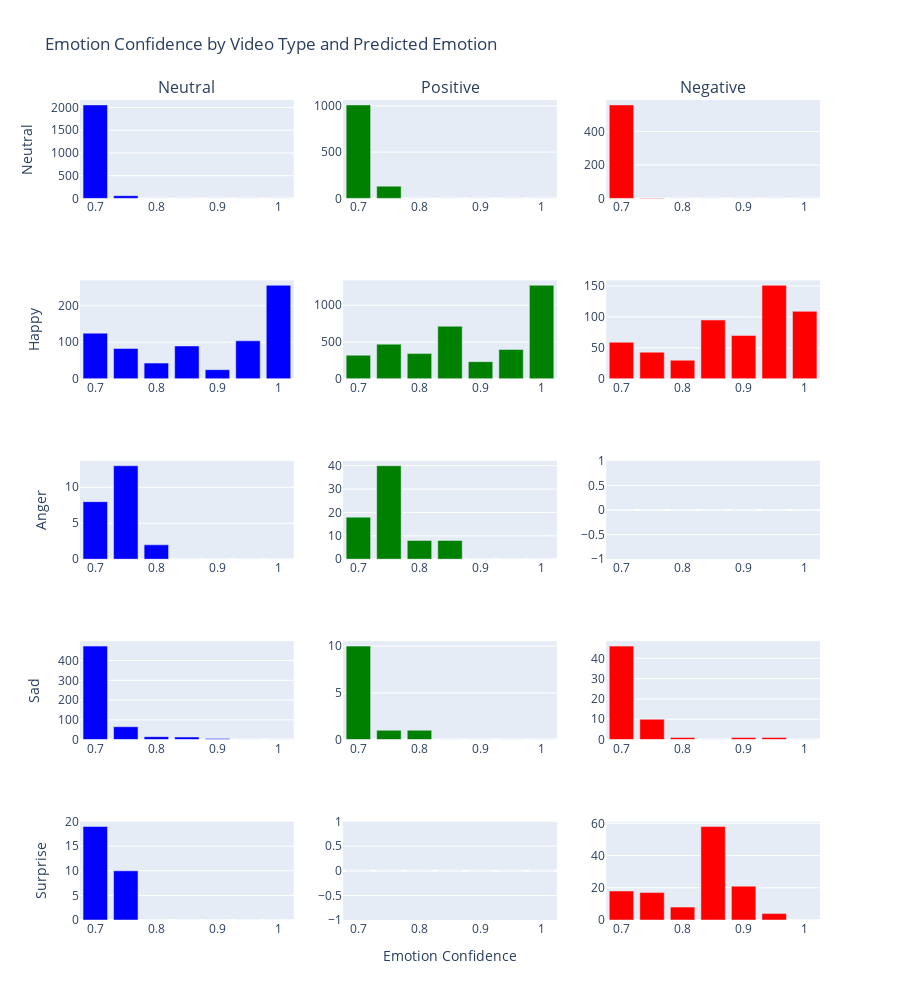

Notebook code cell kept with this figure:
### Code cell
bins = [0.7, 0.75, 0.8, 0.825, 0.875, 0.9, 0.95, 1.0]
labels = [0.7, 0.75, 0.8, 0.85, 0.9, 0.95, 1.0]


fig = make_subplots(rows=5, cols=3,
                    subplot_titles=('Neutral','Positive','Negative'))
emotions = ['neutral','positive','negative']
colors = ['blue', 'green', 'red']
for i, emotion in enumerate(emotions):
    tmp = data_df[data_df['video_type'] == emotion]
    for j, pred_emotion in enumerate(data_df['pred_emotion'].unique()):
        tmp2 = tmp[tmp['pred_emotion'] == pred_emotion]
        
        tmp2['emotion_confidence'] = pd.cut(tmp['emotion_confidence'].astype(float), bins=bins, labels=labels)
        grp = tmp2.groupby('emotion_confidence').video_id.count().reset_index().rename(columns={'video_id':'count'})
        fig.add_trace(go.Bar(x=list(grp['emotion_confidence']),
                             y=list(grp['count']),
                             marker = {'color' : colors[i]}),
                      row=j + 1, col=i + 1)
        if i == 0:
            fig.update_yaxes(title_text=pred_emotion.title(), row=j + 1, col=1)

fig.update_layout(title_text='Emotion Confidence by Video Type and Predicted Emotion', showlegend=False,
                 height=1000)
fig.update_xaxes(title_text='Emotion Confidence', row=5, col=2)
fig.show()

### Figure 1 — Plotly figure (JSON) as saved in the notebook; plotly's stock layout.template omitted (floating-point values rounded to 4 significant figures)
{"data": [{"marker": {"color": "blue"}, "type": "bar", "x": [0.7, 0.75, 0.8, 0.85, 0.9, 0.95, 1], "xaxis": "x", "y": [2058, 60, 0, 0, 0, 0, 0], "yaxis": "y"}, {"marker": {"color": "blue"}, "type": "bar", "x": [0.7, 0.75, 0.8, 0.85, 0.9, 0.95, 1], "xaxis": "x4", "y": [125, 83, 43, 90, 25, 104, 256], "yaxis": "y4"}, {"marker": {"color": "blue"}, "type": "bar", "x": [0.7, 0.75, 0.8, 0.85, 0.9, 0.95, 1], "xaxis": "x7", "y": [8, 13, 2, 0, 0, 0, 0], "yaxis": "y7"}, {"marker": {"color": "blue"}, "type": "bar", "x": [0.7, 0.75, 0.8, 0.85, 0.9, 0.95, 1], "xaxis": "x10", "y": [473, 65, 15, 13, 6, 1, 0], "yaxis": "y10"}, {"marker": {"color": "blue"}, "type": "bar", "x": [0.7, 0.75, 0.8, 0.85, 0.9, 0.95, 1], "xaxis": "x13", "y": [19, 10, 0, 0, 0, 0, 0], "yaxis": "y13"}, {"marker": {"color": "green"}, "type": "bar", "x": [0.7, 0.75, 0.8, 0.85, 0.9, 0.95, 1], "xaxis": "x2", "y": [1010, 132, 0, 0, 0, 0, 0], "yaxis": "y2"}, {"marker": {"color": "green"}, "type": "bar", "x": [0.7, 0.75, 0.8, 0.85, 0.9, 0.95, 1], "xaxis": "x5", "y": [320, 471, 343, 714, 233, 398, 1270], "yaxis": "y5"}, {"marker": {"color": "green"}, "type": "bar", "x": [0.7, 0.75, 0.8, 0.85, 0.9, 0.95, 1], "xaxis": "x8", "y": [18, 40, 8, 8, 0, 0, 0], "yaxis": "y8"}, {"marker": {"color": "green"}, "type": "bar", "x": [0.7, 0.75, 0.8, 0.85, 0.9, 0.95, 1], "xaxis": "x11", "y": [10, 1, 1, 0, 0, 0, 0], "yaxis": "y11"}, {"marker": {"color": "green"}, "type": "bar", "x": [0.7, 0.75, 0.8, 0.85, 0.9, 0.95, 1], "xaxis": "x14", "y": [0, 0, 0, 0, 0, 0, 0], "yaxis": "y14"}, {"marker": {"color": "red"}, "type": "bar", "x": [0.7, 0.75, 0.8, 0.85, 0.9, 0.95, 1], "xaxis": "x3", "y": [558, 3, 0, 0, 0, 0, 0], "yaxis": "y3"}, {"marker": {"color": "red"}, "type": "bar", "x": [0.7, 0.75, 0.8, 0.85, 0.9, 0.95, 1], "xaxis": "x6", "y": [59, 43, 30, 95, 70, 151, 109], "yaxis": "y6"}, {"marker": {"color": "red"}, "type": "bar", "x": [0.7, 0.75, 0.8, 0.85, 0.9, 0.95, 1], "xaxis": "x9", "y": [0, 0, 0, 0, 0, 0, 0], "yaxis": "y9"}, {"marker": {"color": "red"}, "type": "bar", "x": [0.7, 0.75, 0.8, 0.85, 0.9, 0.95, 1], "xaxis": "x12", "y": [46, 10, 1, 0, 1, 1, 0], "yaxis": "y12"}, {"marker": {"color": "red"}, "type": "bar", "x": [0.7, 0.75, 0.8, 0.85, 0.9, 0.95, 1], "xaxis": "x15", "y": [18, 17, 8, 58, 21, 4, 0], "yaxis": "y15"}], "layout": {"annotations": [{"font": {"size": 16}, "showarrow": false, "text": "Neutral", "x": 0.1444, "xanchor": "center", "xref": "paper", "y": 1, "yanchor": "bottom", "yref": "paper"}, {"font": {"size": 16}, "showarrow": false, "text": "Positive", "x": 0.5, "xanchor": "center", "xref": "paper", "y": 1, "yanchor": "bottom", "yref": "paper"}, {"font": {"size": 16}, "showarrow": false, "text": "Negative", "x": 0.8556, "xanchor": "center", "xref": "paper", "y": 1, "yanchor": "bottom", "yref": "paper"}], "height": 1000, "showlegend": false, "title": {"text": "Emotion Confidence by Video Type and Predicted Emotion"}, "xaxis": {"anchor": "y", "domain": [0, 0.2889]}, "xaxis10": {"anchor": "y10", "domain": [0, 0.2889]}, "xaxis11": {"anchor": "y11", "domain": [0.3556, 0.6444]}, "xaxis12": {"anchor": "y12", "domain": [0.7111, 1]}, "xaxis13": {"anchor": "y13", "domain": [0, 0.2889]}, "xaxis14": {"anchor": "y14", "domain": [0.3556, 0.6444], "title": {"text": "Emotion Confidence"}}, "xaxis15": {"anchor": "y15", "domain": [0.7111, 1]}, "xaxis2": {"anchor": "y2", "domain": [0.3556, 0.6444]}, "xaxis3": {"anchor": "y3", "domain": [0.7111, 1]}, "xaxis4": {"anchor": "y4", "domain": [0, 0.2889]}, "xaxis5": {"anchor": "y5", "domain": [0.3556, 0.6444]}, "xaxis6": {"anchor": "y6", "domain": [0.7111, 1]}, "xaxis7": {"anchor": "y7", "domain": [0, 0.2889]}, "xaxis8": {"anchor": "y8", "domain": [0.3556, 0.6444]}, "xaxis9": {"anchor": "y9", "domain": [0.7111, 1]}, "yaxis": {"anchor": "x", "domain": [0.88, 1], "title": {"text": "Neutral"}}, "yaxis10": {"anchor": "x10", "domain": [0.22, 0.34], "title": {"text": "Sad"}}, "yaxis11": {"anchor": "x11", "domain": [0.22, 0.34]}, "yaxis12": {"anchor": "x12", "domain": [0.22, 0.34]}, "yaxis13": {"anchor": "x13", "domain": [0, 0.12], "title": {"text": "Surprise"}}, "yaxis14": {"anchor": "x14", "domain": [0, 0.12]}, "yaxis15": {"anchor": "x15", "domain": [0, 0.12]}, "yaxis2": {"anchor": "x2", "domain": [0.88, 1]}, "yaxis3": {"anchor": "x3", "domain": [0.88, 1]}, "yaxis4": {"anchor": "x4", "domain": [0.66, 0.78], "title": {"text": "Happy"}}, "yaxis5": {"anchor": "x5", "domain": [0.66, 0.78]}, "yaxis6": {"anchor": "x6", "domain": [0.66, 0.78]}, "yaxis7": {"anchor": "x7", "domain": [0.44, 0.56], "title": {"text": "Anger"}}, "yaxis8": {"anchor": "x8", "domain": [0.44, 0.56]}, "yaxis9": {"anchor": "x9", "domain": [0.44, 0.56]}}}
